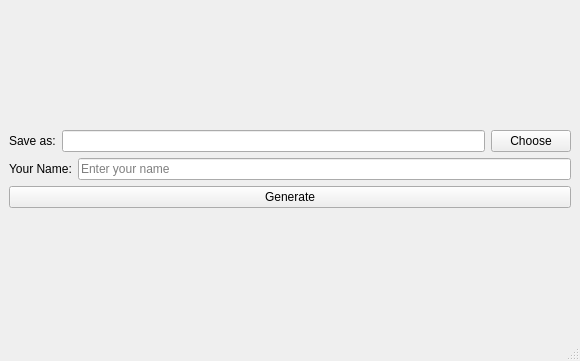
<?xml version="1.0" encoding="UTF-8"?>
<ui version="4.0">
 <class>MainWindow</class>
 <widget class="QMainWindow" name="MainWindow">
  <property name="geometry">
   <rect>
    <x>0</x>
    <y>0</y>
    <width>580</width>
    <height>361</height>
   </rect>
  </property>
  <property name="windowTitle">
   <string>Meson Qt Inja Test</string>
  </property>
  <widget class="QWidget" name="centralwidget">
   <layout class="QVBoxLayout" name="verticalLayout_2">
    <item>
     <layout class="QVBoxLayout" name="verticalLayout">
      <item>
       <layout class="QHBoxLayout" name="filenameHorizontalLayout">
        <item>
         <widget class="QLabel" name="filenameLabel">
          <property name="text">
           <string>Save as:</string>
          </property>
         </widget>
        </item>
        <item>
         <widget class="QLineEdit" name="filenameLineEdit"/>
        </item>
        <item>
         <widget class="QPushButton" name="filenamePushButton">
          <property name="text">
           <string>Choose</string>
          </property>
         </widget>
        </item>
       </layout>
      </item>
      <item>
       <layout class="QHBoxLayout" name="nameHorizontalLayout">
        <item>
         <widget class="QLabel" name="nameLabel">
          <property name="text">
           <string>Your Name:</string>
          </property>
          <property name="scaledContents">
           <bool>false</bool>
          </property>
         </widget>
        </item>
        <item>
         <widget class="QLineEdit" name="nameLineEdit">
          <property name="placeholderText">
           <string>Enter your name</string>
          </property>
         </widget>
        </item>
       </layout>
      </item>
      <item>
       <widget class="QPushButton" name="generatePushButton">
        <property name="text">
         <string>Generate</string>
        </property>
       </widget>
      </item>
     </layout>
    </item>
   </layout>
  </widget>
  <widget class="QStatusBar" name="statusbar"/>
 </widget>
 <resources/>
 <connections>
  <connection>
   <sender>MainWindow</sender>
   <signal>fileSelected(QString)</signal>
   <receiver>filenameLineEdit</receiver>
   <slot>setText(QString)</slot>
   <hints>
    <hint type="sourcelabel">
     <x>289</x>
     <y>180</y>
    </hint>
    <hint type="destinationlabel">
     <x>272</x>
     <y>80</y>
    </hint>
   </hints>
  </connection>
 </connections>
 <slots>
  <signal>fileSelected(QString)</signal>
 </slots>
</ui>
